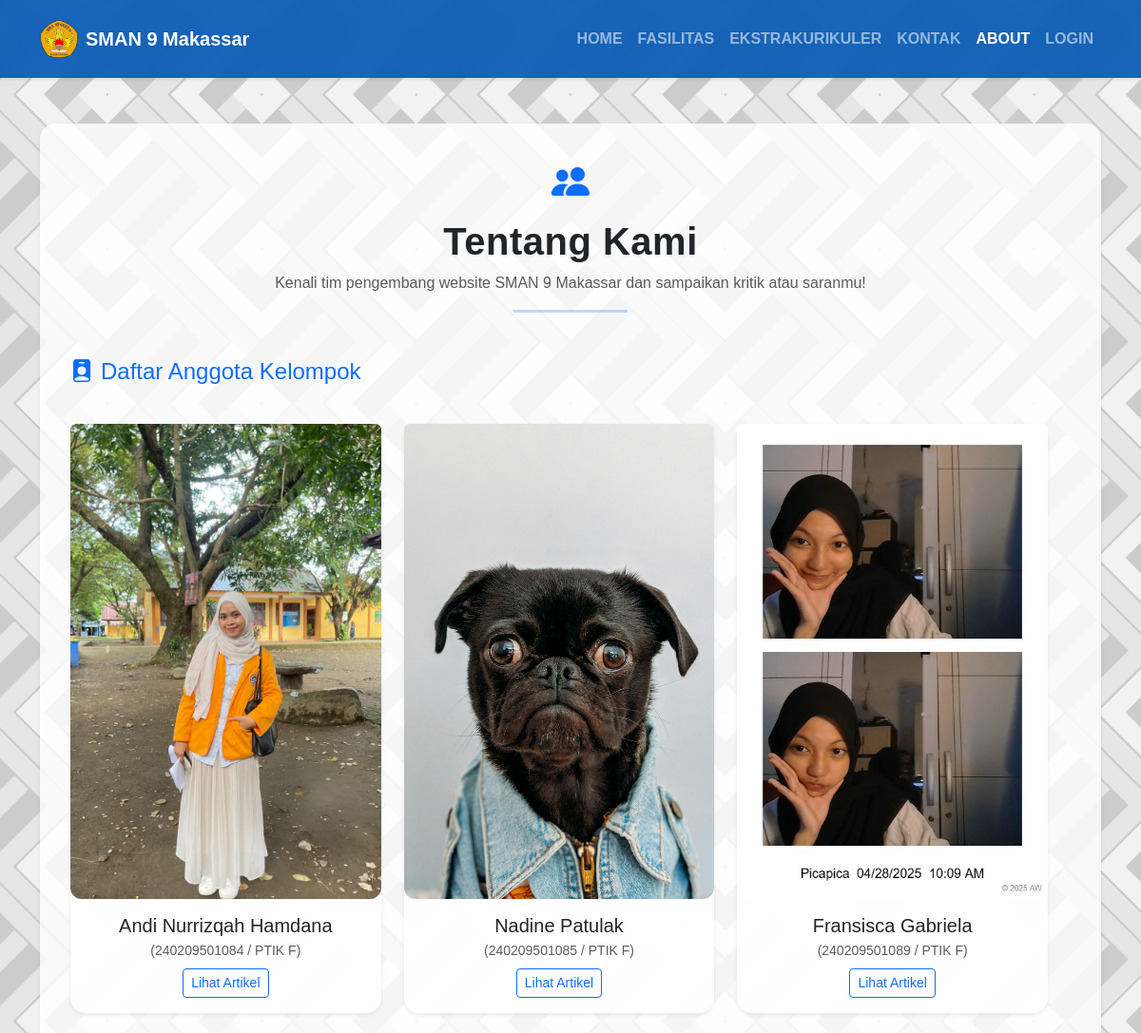
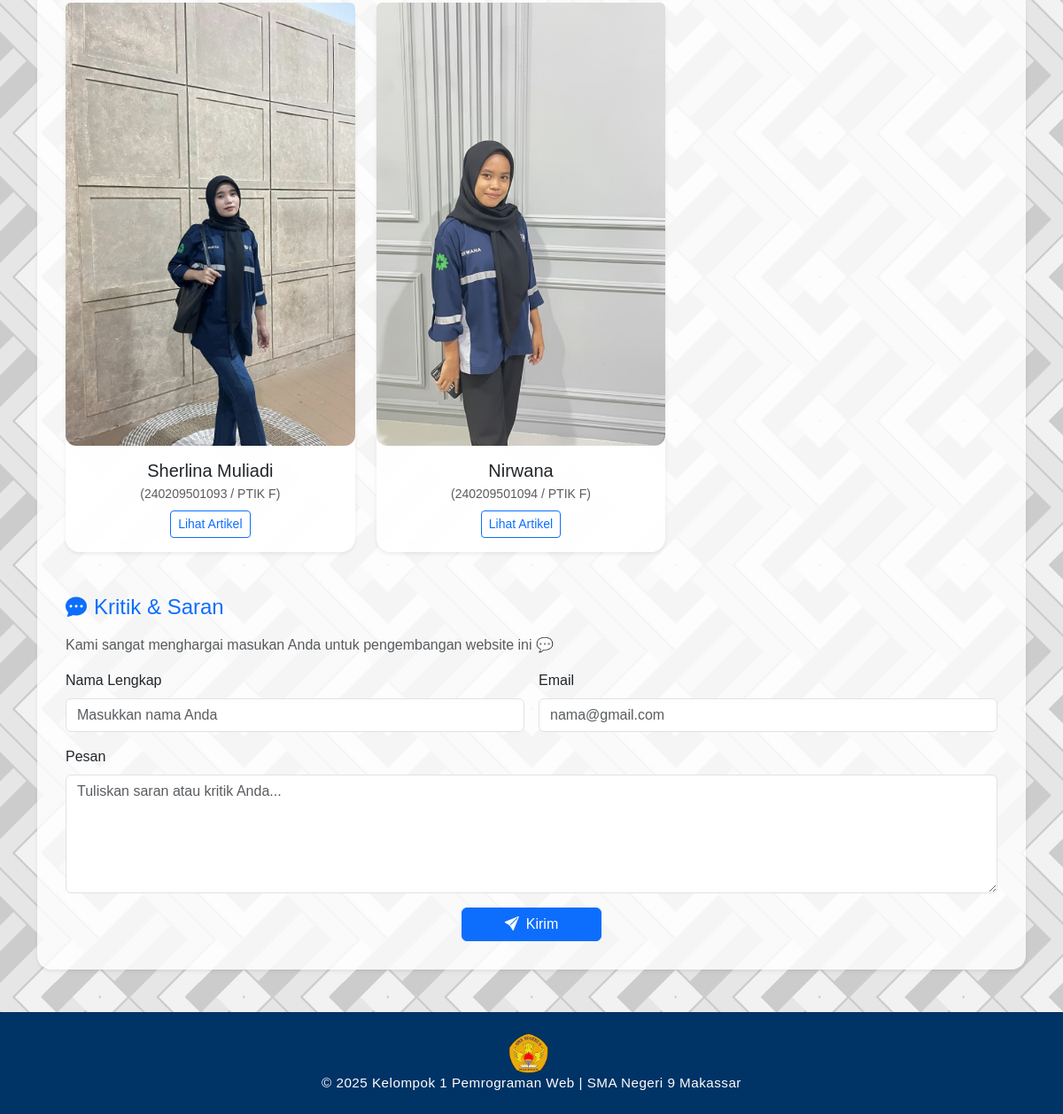
The app's page /pages/about_us.php with its own data (2 pictures, top to bottom).
### tables this page shows
CREATE TABLE `anggota` (
  `nim` varchar(12) NOT NULL,
  `nama` varchar(50) NOT NULL,
  `kelas` varchar(10) NOT NULL,
  `alamat` varchar(50) NOT NULL,
  `asal_sekolah` varchar(50) NOT NULL,
  `motto` varchar(50) NOT NULL,
  `pengalaman` text NOT NULL,
  `gambar` varchar(255) DEFAULT NULL
);

### includes/config.php (called while the page is built)
<?php
$base_url = "http://" . $_SERVER['HTTP_HOST'] . "/klp1pemrogweb/";

### pages/about_us.php (the view, shortened to what this page needs)
<?php
require_once("../includes/config.php");
require("../includes/db_connect.php");
require("../includes/header.php");
require("../includes/navbar.php");
?>
<main class="container my-5">
  <div class="container-main shadow-sm fade-in">
    <div class="text-center mb-5">
      <i class="bi bi-people-fill text-primary fs-1 d-block mb-2"></i>
      <h1 class="fw-bold">Tentang Kami</h1>
      <p class="text-muted">
        Kenali tim pengembang website SMAN 9 Makassar dan sampaikan kritik
        atau saranmu!
      </p>
      <hr
        class="mx-auto"
        style="width: 120px; border-top: 3px solid #0d6efd"
      />
    </div>
    <section class="mb-5">
      <h2 class="h4 text-primary mb-3">
        <i class="bi bi-person-badge-fill me-2"></i>Daftar Anggota Kelompok
      </h2>
      <div class="row g-4">
        <?php
        $query = "SELECT nim, nama, kelas, gambar FROM anggota ORDER BY nim";
        if ($result = $mysqli->query($query)) :
        ?>
          <div class="row g-4">
            <?php while ($row = $result->fetch_assoc()):
              $nim   = htmlspecialchars($row['nim'], ENT_QUOTES, 'UTF-8');
              $nama  = htmlspecialchars($row['nama'], ENT_QUOTES, 'UTF-8');
              $kelas = htmlspecialchars($row['kelas'], ENT_QUOTES, 'UTF-8');
              $gambarFile = $row['gambar'];
              $imgUrl = $base_url . 'assets/images/mahasiswa/' . rawurlencode($gambarFile);
              $artikelFile = $row['nim'] . '.php';
              $serverArticlePath = __DIR__ . '/../artikel/' . $artikelFile;
              if (file_exists($serverArticlePath)) {
                $artikelUrl = $base_url . 'artikel/' . rawurlencode($artikelFile);
              } else {
                $artikelUrl = $base_url . 'artikel/artikel.php';
              }
            ?>
              <div class="col-md-6 col-lg-4">
                <div class="card h-100 text-center border-0 shadow-sm">
                  <img
                    src="<?= $imgUrl ?>"
                    class="card-img-top rounded-top zoom-img"
                    alt="<?= $nama ?>"
                  />
                  <div class="card-body">
                    <h5 class="card-title mb-1"><?= $nama ?></h5>
                    <p class="text-muted small mb-2">(<?= $nim ?> / <?= $kelas ?>)</p>
                    <a href="<?= htmlspecialchars($artikelUrl, ENT_QUOTES, 'UTF-8') ?>"
                      class="btn btn-outline-primary btn-sm"
                      <?= (stripos($artikelUrl, $base_url) === 0) ? '' : 'target="_blank" rel="noopener noreferrer"' ?>>
                      Lihat Artikel
                    </a>
                  </div>
                </div>
              </div>
            <?php endwhile; ?>
          </div>
        <?php
        else:
          echo '<div class="alert alert-danger">Gagal mengambil data anggota: ' . htmlspecialchars($mysqli->error) . '</div>';
        endif;
        ?>
      </div>
    </section>
    <section>
      <h2 class="h4 text-primary mb-3">
        <i class="bi bi-chat-dots-fill me-2"></i>Kritik & Saran
      </h2>
      <p class="text-muted mb-3">
        Kami sangat menghargai masukan Anda untuk pengembangan website ini 💬
      </p>
      <form  class="row g-3" method="post" action="">
        <div class="col-md-6">
          <label for="nama" class="form-label">Nama Lengkap</label>
          <input
            id="nama"
            type="text"
            name="nama"
            class="form-control"
            maxlength="20"
            placeholder="Masukkan nama Anda"
            required
            value="<?= isset($_POST['nama']) ? htmlspecialchars($_POST['nama'], ENT_QUOTES|ENT_SUBSTITUTE, 'UTF-8') : '' ?>"
          />
        </div>
        <div class="col-md-6">
          <label for="email" class="form-label">Email</label>
          <input
            id="email"
            type="email"
            name="email"
            class="form-control"
            maxlength="30"
            placeholder="nama@gmail.com"
            required
            value="<?= isset($_POST['email']) ? htmlspecialchars($_POST['email'], ENT_QUOTES|ENT_SUBSTITUTE, 'UTF-8') : '' ?>"
          />
        </div>
        <div class="col-12">
          <label for="pesan" class="form-label">Pesan</label>
          <textarea
            id="pesan"
            name="pesan"
            class="form-control"
            rows="5"
            placeholder="Tuliskan saran atau kritik Anda..."
            required
          ><?= isset($_POST['pesan']) ? htmlspecialchars($_POST['pesan'], ENT_QUOTES|ENT_SUBSTITUTE, 'UTF-8') : '' ?></textarea>
        </div>
        <div class="col-12 text-center">
          <button type="submit" class="btn btn-primary px-5">
            <i class="bi bi-send-fill me-2"></i>Kirim
          </button>
        </div>
      </form>
    </section>
  </div>
</main>
<?php
require_once("../includes/footer.php")
?>

### assets/css/style.css (style rules this page uses)
body { background: url("../images/bg/bg.jpg") repeat center center fixed; transition: background-color 0.5s ease, color 0.5s ease; background-size: auto; font-family: "Poppins", sans-serif; color: #212529; scroll-behavior: smooth; }
html, body { height: 100%; }
main { flex: 1 0 auto; }
.container-main { background-color: rgba(255, 255, 255, 0.8); border-radius: 16px; padding: 2rem; box-shadow: 0 4px 12px rgba(0, 0, 0, 0.1); margin-bottom: 2rem; transition: transform 0.3s ease, opacity 0.6s; }
.fade-in { opacity: 0; transform: translateY(20px); transition: all 0.8s ease; }
.fade-in.show { opacity: 1; transform: translateY(0); }
.zoom-img { transition: transform 0.3s ease; }
.card-custom, .card { background-color: rgba(255, 255, 255, 0.9); border-radius: 16px; transition: all 0.3s ease; }
.card img { border-radius: 12px; }
.card-img-top { width: 100%; height: 500px; object-fit: cover; object-position: center; border-top-left-radius: 12px; border-top-right-radius: 12px; }
.text-center.mb-5 i { transition: transform 0.4s ease, color 0.4s ease; }
.text-center.mb-5 h1 { letter-spacing: 0.5px; }
.text-center.mb-5 p { max-width: 700px; margin: 0 auto; }

### records on screen
anggota: gambar (picture), nama "Andi Nurrizqah Hamdana", nim "240209501084", kelas "PTIK F"
anggota: gambar (picture), nama "Nadine Patulak", nim "240209501085", kelas "PTIK F"
anggota: gambar (picture), nama "Fransisca Gabriela", nim "240209501089", kelas "PTIK F"
anggota: gambar (picture), nama "Sherlina Muliadi", nim "240209501093", kelas "PTIK F"
anggota: gambar+nama (picture), nama "Nirwana", nim "240209501094", kelas "PTIK F"
